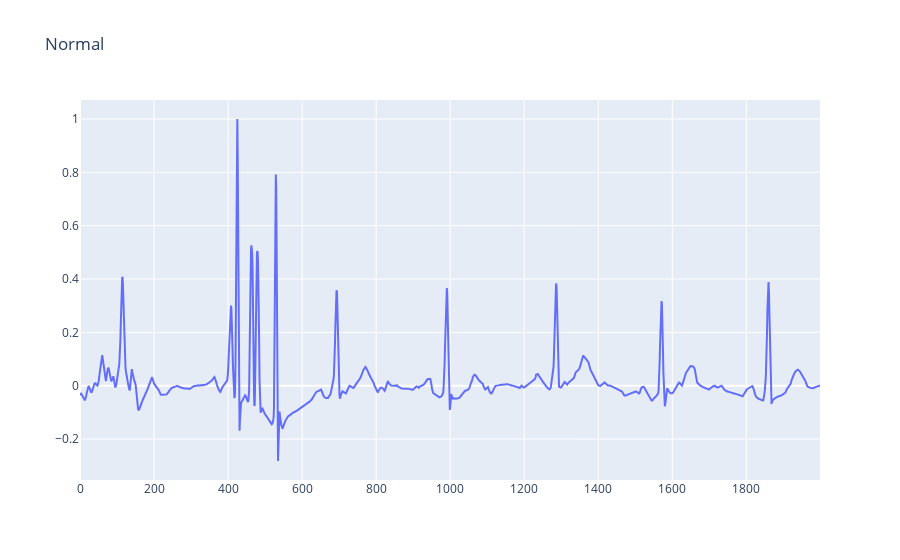
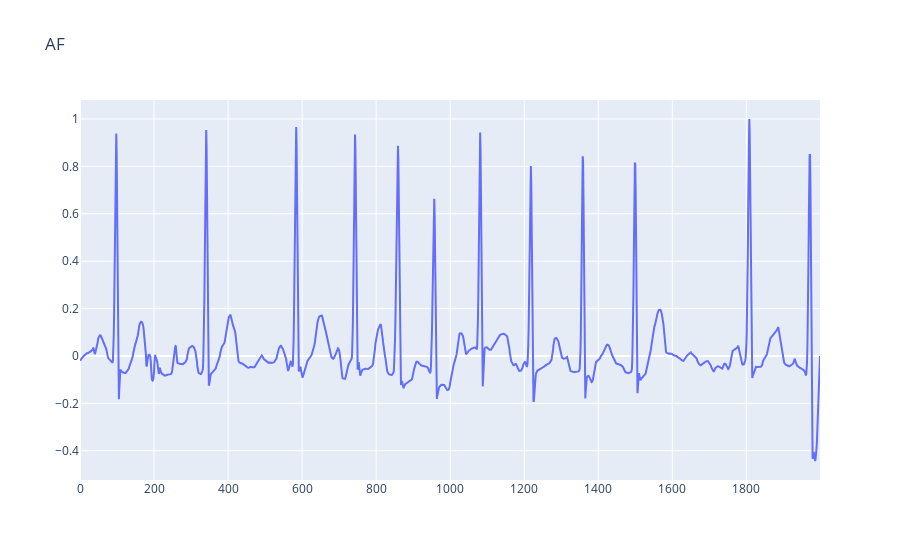
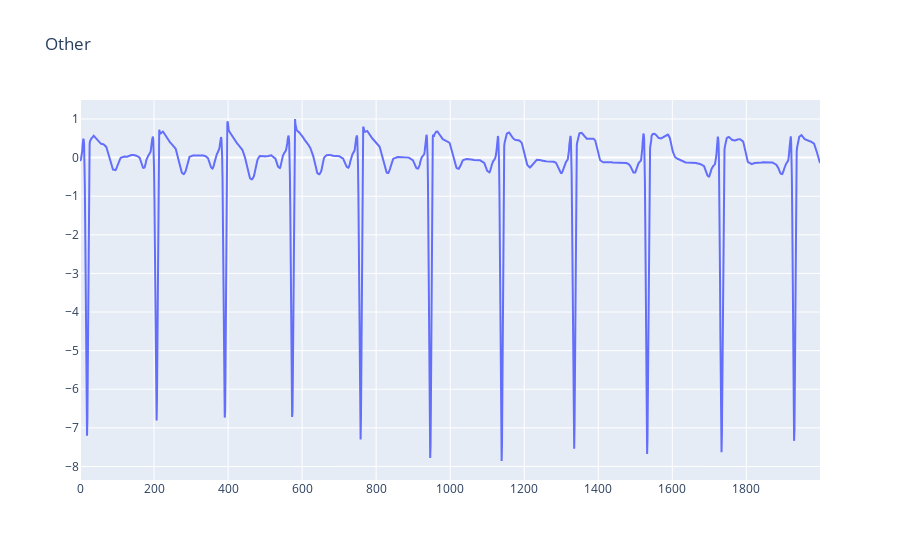
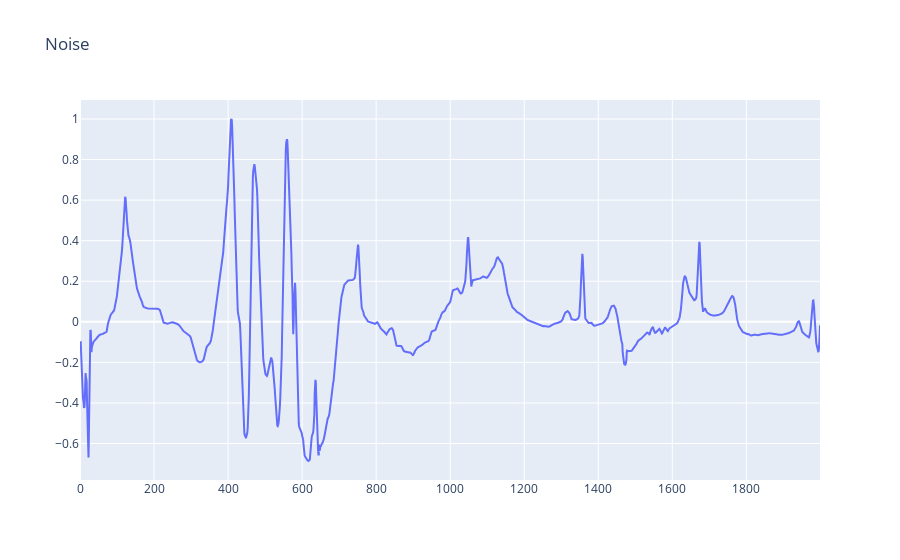

Source (notebook cell) for these figures, in order:
### Code cell
# labels visualization
for label in df['label'].unique():
    fig = go.Figure()
    fig.add_trace(go.Scatter(y=df[df['label'] == label].iloc[1, :-1]))
    fig.update_layout(title=info_dict[label])
    fig.show()

### Figure 1 — Plotly figure (JSON) as saved in the notebook; plotly's stock layout.template omitted (floating-point values rounded to 4 significant figures; data arrays with more than 128 entries replaced by an {"elided": "..."} marker saying what was removed)
{"data": [{"type": "scatter", "y": {"elided": "2000 float values"}}], "layout": {"title": {"text": "Normal"}}}

### Figure 2 — Plotly figure (JSON) as saved in the notebook; plotly's stock layout.template omitted (floating-point values rounded to 4 significant figures; data arrays with more than 128 entries replaced by an {"elided": "..."} marker saying what was removed)
{"data": [{"type": "scatter", "y": {"elided": "2000 float values"}}], "layout": {"title": {"text": "AF"}}}

### Figure 3 — Plotly figure (JSON) as saved in the notebook; plotly's stock layout.template omitted (floating-point values rounded to 4 significant figures; data arrays with more than 128 entries replaced by an {"elided": "..."} marker saying what was removed)
{"data": [{"type": "scatter", "y": {"elided": "2000 float values"}}], "layout": {"title": {"text": "Other"}}}

### Figure 4 — Plotly figure (JSON) as saved in the notebook; plotly's stock layout.template omitted (floating-point values rounded to 4 significant figures; data arrays with more than 128 entries replaced by an {"elided": "..."} marker saying what was removed)
{"data": [{"type": "scatter", "y": {"elided": "2000 float values"}}], "layout": {"title": {"text": "Noise"}}}
